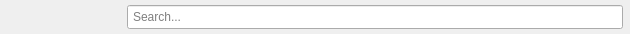
<?xml version="1.0" encoding="UTF-8"?>
<ui version="4.0">
 <class>SearchWidget</class>
 <widget class="QWidget" name="SearchWidget">
  <property name="geometry">
   <rect>
    <x>0</x>
    <y>0</y>
    <width>630</width>
    <height>34</height>
   </rect>
  </property>
  <property name="sizePolicy">
   <sizepolicy hsizetype="MinimumExpanding" vsizetype="Expanding">
    <horstretch>0</horstretch>
    <verstretch>0</verstretch>
   </sizepolicy>
  </property>
  <layout class="QHBoxLayout" name="horizontalLayout" stretch="1,4">
   <property name="leftMargin">
    <number>3</number>
   </property>
   <property name="topMargin">
    <number>0</number>
   </property>
   <property name="rightMargin">
    <number>7</number>
   </property>
   <property name="bottomMargin">
    <number>0</number>
   </property>
   <item>
    <spacer name="horizontalSpacer">
     <property name="orientation">
      <enum>Qt::Horizontal</enum>
     </property>
     <property name="sizeType">
      <enum>QSizePolicy::Minimum</enum>
     </property>
     <property name="sizeHint" stdset="0">
      <size>
       <width>30</width>
       <height>20</height>
      </size>
     </property>
    </spacer>
   </item>
   <item>
    <widget class="QLineEdit" name="searchEdit">
     <property name="sizePolicy">
      <sizepolicy hsizetype="Expanding" vsizetype="Fixed">
       <horstretch>0</horstretch>
       <verstretch>0</verstretch>
      </sizepolicy>
     </property>
     <property name="minimumSize">
      <size>
       <width>0</width>
       <height>0</height>
      </size>
     </property>
     <property name="styleSheet">
      <string notr="true">padding:3px</string>
     </property>
     <property name="placeholderText">
      <string>Search...</string>
     </property>
     <property name="clearButtonEnabled">
      <bool>false</bool>
     </property>
    </widget>
   </item>
  </layout>
  <action name="searchIcon">
   <property name="text">
    <string>Search</string>
   </property>
  </action>
  <action name="clearIcon">
   <property name="text">
    <string>Clear</string>
   </property>
  </action>
 </widget>
 <tabstops>
  <tabstop>searchEdit</tabstop>
 </tabstops>
 <resources/>
 <connections/>
</ui>
